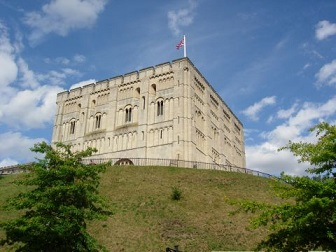
//> input picture Étape 09 - Devoir 01/tower.jpg, 336 x 252 px
$ ./Homework01   (built with g++ and OpenCV 4)
//> lines starting //> are read from the running program, lines starting //| are printed output that depends on the picture; after the words box and inside, x2 and y2 are one past the last pixel; in counts of white or black regions, pixels touching at a corner belong together
#include <opencv2/opencv.hpp>
#include <iostream>

// Variables globales
cv::Mat imageOriginale; // Image originale
cv::Mat imageAffichee; // Image affichée avec la ligne

// Dessine la ligne rouge dans l'image
void dessinerLigne(int y)
{
    // Réinitialise l'image affichée
    imageAffichee = imageOriginale.clone();

    // Convertit l'image en niveaux de gris vers BGR pour permettre les couleurs
    cv::cvtColor(imageOriginale, imageAffichee, cv::COLOR_GRAY2BGR);

    // Dessine la ligne rouge
    cv::line(imageAffichee, cv::Point(0, y), cv::Point(imageAffichee.cols - 1, y), cv::Scalar(0, 0, 255), 1);

    // Affiche l'image avec la ligne
    cv::imshow("Image avec ligne", imageAffichee);
}

void afficherProfilIntensite(int y)
{
    // Intensité maximale possible d'un pixel
    int intensiteMax = 255;

    // Largeur de la fenêtre du profil, pour avoir le même nombre de pixels que l'image
    int largeur = imageOriginale.cols;
    // Hauteur de la fenêtre du profil
    int hauteur = 300;

    // Crée une image noire pour le profil d'intensité
    cv::Mat profilImage = cv::Mat::zeros(hauteur, largeur, CV_8UC3);

    // Crée un vecteur contenant les intensités de l'image à la ligne y
    int profilIntensite[largeur];
    for (int i = 0; i < imageOriginale.cols; i= i + 1)
    {
        profilIntensite[i] = imageOriginale.at<uchar>(y, i);
    }

    // Dessine le profil dans la fenêtre
    for (int i = 0; i < largeur - 1; i= i + 1)
    {
        // Calcule les coordonnées des deux points
        int y1 = hauteur - (profilIntensite[i] * hauteur / intensiteMax);
        int y2 = hauteur - (profilIntensite[i + 1] * hauteur / intensiteMax);

        // Dessine une ligne entre les deux points
        cv::line(profilImage, cv::Point(i, y1), cv::Point(i + 1, y2), cv::Scalar(255, 255, 255), 1);
    }

    // Affiche la fenêtre du profil d'intensité
    cv::imshow("Profil d'intensite", profilImage);
}

// Fonction de callback pour la souris
void clicSouris(int evenement, int x, int y, int flags, void* donnees)
{
    if (evenement == cv::EVENT_LBUTTONDOWN) // Clic gauche
    {
        // Affiche l'image avec la ligne
        dessinerLigne(y);

        // Affiche le profil d'intensité
        afficherProfilIntensite(y);
    }
}

int main()
{
    // Importe l'image en niveaux de gris
    imageOriginale = cv::imread("tower.jpg", cv::IMREAD_GRAYSCALE);
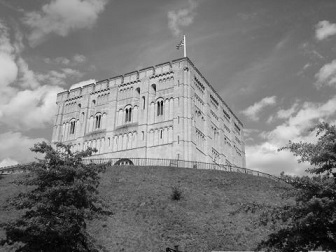
//> imageOriginale: 252 rows x 336 cols, CV_8UC1; min 0, max 242, mean 122.9

    // Crée une copie pour affichage
    imageAffichee = imageOriginale.clone();

    // Affiche l'image
    cv::namedWindow("Image avec ligne", cv::WINDOW_AUTOSIZE);
    cv::setMouseCallback("Image avec ligne", clicSouris, nullptr);
    cv::imshow("Image avec ligne", imageAffichee);

    // Attend une touche
    cv::waitKey(0);
//> the left mouse button is pressed and released at (168, 126)
//> in dessinerLigne, `cv::line(imageAffichee, cv::Point(0, y), cv::Point(imageAffichee.cols ..`:
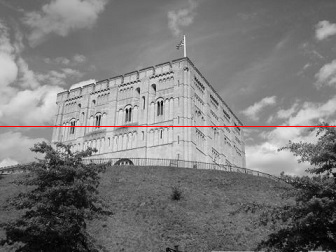
//> imageAffichee: 252 rows x 336 cols, CV_8UC3; mean B, G, R 122.3, 122.3, 123.3
//> after the loop in afficherProfilIntensite, `for (int i = 0; i < largeur - 1; i= i + 1)`:
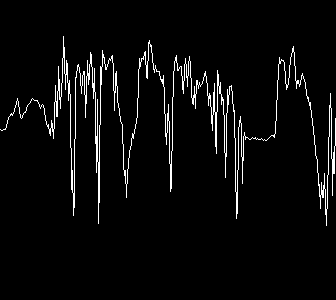
//> profilImage: 300 rows x 336 cols, CV_8UC3; 4% white in thin lines or dots, all inside (x1, y1, x2, y2) = (0, 36, 336, 226)

    return 0;
}
